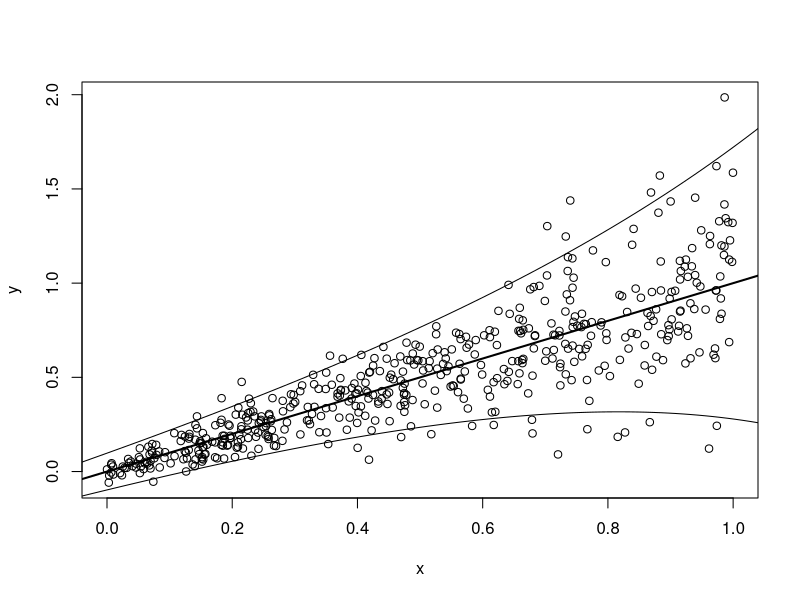

Write the R code that produced this figure.
## ---- chunk 1
knitr::opts_chunk$set(
  collapse = TRUE,
  comment = "#>",
  fig.path = "man/figures/README-",
  out.width = "100%"
)

set.seed(1337)
## ---- chunk 2
n <- 500
x <- runif(n)
y <- x + rnorm(n, sd = exp(-3 + 2 * x))
plot(x, y)
abline(0, 1, lwd = 2)
curve(x + 1.96 * exp(-3 + 2 * x), -0.1, 1.1, add = TRUE)
curve(x - 1.96 * exp(-3 + 2 * x), -0.1, 1.1, add = TRUE)
